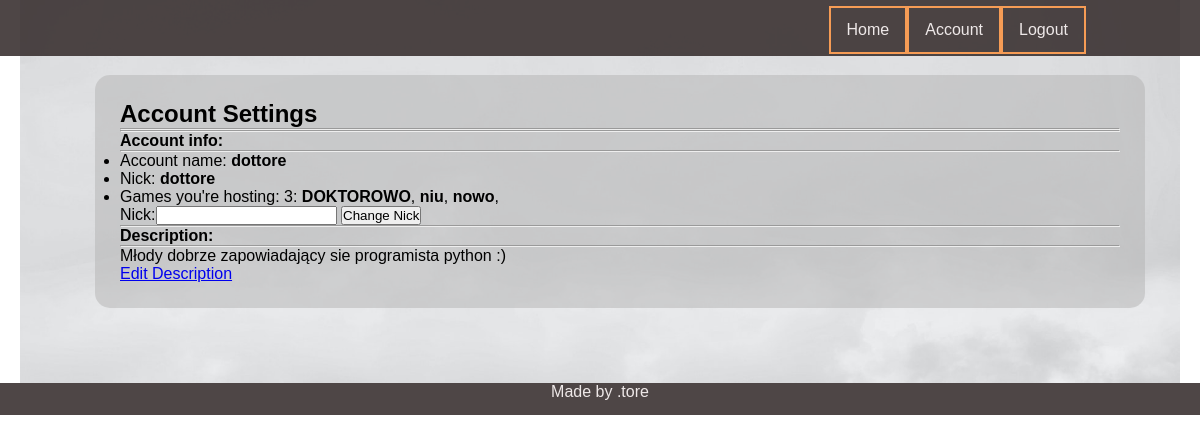
Page /player/account/dottore=pusty (signed in) on the earlier database version.
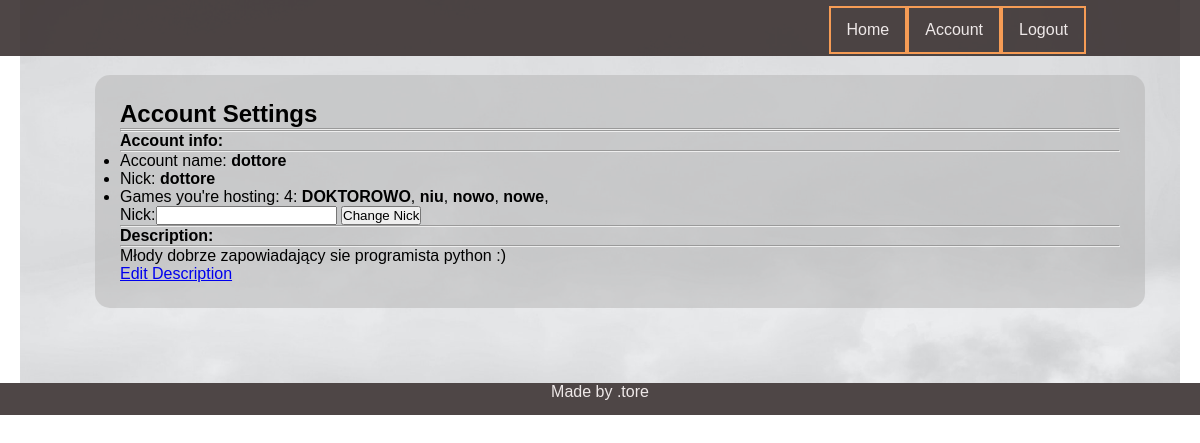
Same page on the later database version.
### game/models.py (models this page shows, shortened)
class Game(models.Model):
    name = models.CharField(max_length=150)
    host = models.CharField(max_length=10)
    is_played = models.BooleanField(default=False)
    max_players = models.IntegerField(default=4)
    who_is_ready = models.ManyToManyField(Player, related_name="guys_ready", blank=True)
    who_is_playing = models.ManyToManyField(Player, related_name="guys_playing", blank=True)
    turn = models.IntegerField(default=1)
    turn_of_player = models.ForeignKey(Player, on_delete=models.CASCADE, related_name='czyja_tura', blank=True,
                                       null=True)

### player/views.py (the view)
# urls.py: path('account/<str:acc>=<str:notif>', account, name="player_account"),
@login_required
def account(request, acc, notif):
    usr =request.user
    player = Player.objects.get(parent=usr.username)
    form = ChangeNick
    hs = Game.objects.filter(host=player.nick)
    hs_nr = hs.count()
    noti = Notification.objects.get(name=notif)
    desc = player.description
    args = {'player':player,'form':form, 'games':hs, 'games_nr':hs_nr,'notification':noti.note, 'description':desc}
    return render(request, 'player/player_account.html', args)

### player/models.py (called while the page is built)
    def __str__(self):
        return self.nick

### templates/player/player_account.html (shortened to what this page needs)
{% extends 'base.html' %}
{% block content %}
<h1>Account Settings</h1>
<hr>
<hr>
<div class = 'jumbotron'>
    <h4>Account info:</h4>
    <hr>
    <ul>
        <li>Account name:<strong> {{user.username}}</strong></li>
        <li>Nick: <strong>{{player}}</strong></li>
        <li>
            Games you're hosting: {{games_nr}}: {% for g in games %}
            <strong>{{g.name}}</strong>,
            {% endfor %}
        </li>
        <form method ="POST" action = '{% url 'change_nick' %}'>
{{form}}
    <button type = 'submit' name="create" value = 'ok'>Change Nick</button>
       </form>
    </ul>
    <hr>
    <h4> Description:</h4>
    <hr>
    <p>
        {{description}}
    </p>
    <a href='{% url "edit_description" user.username%}'>Edit Description</a>
</div>
</div>
{% endblock %}

Differences in the rows shown:
added Game: name "nowe"
Other differences:
{{ games_nr }}: "3" → "4"
